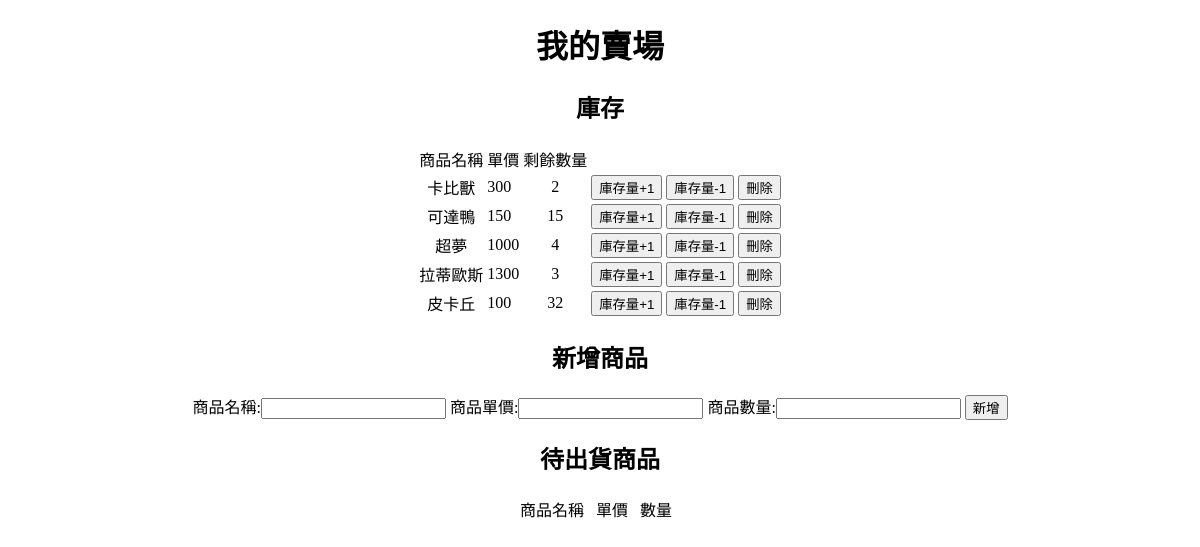
The app's page /store/manager/, older data.
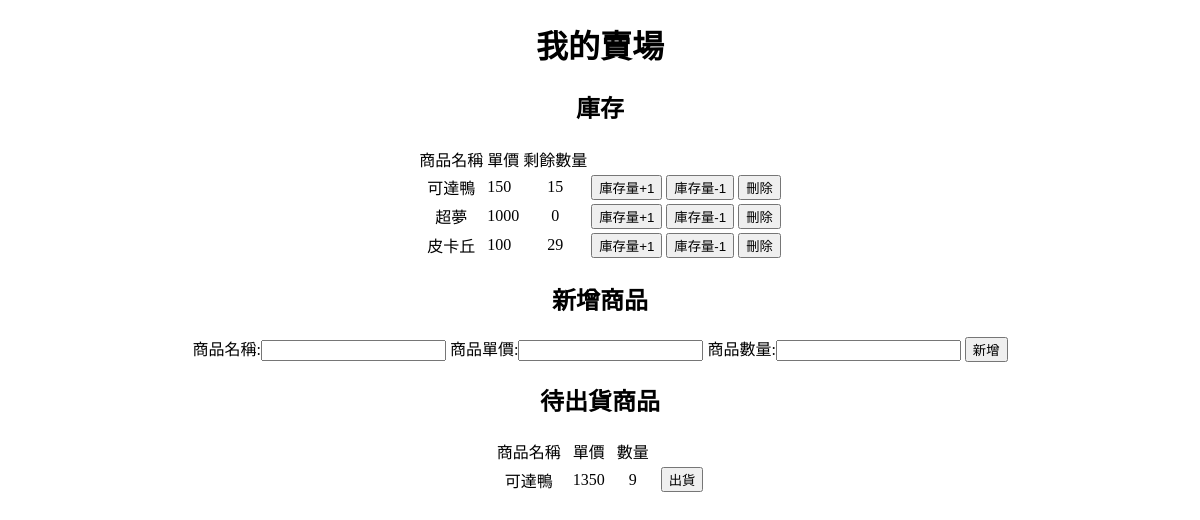
The same page, newer data.
### goods/models.py (models this page shows, shortened)
class Good(models.Model):
    GoodsName = models.CharField(max_length = 30) # 商品的名稱
    GoodsPrice = models.DecimalField(max_digits = 4, decimal_places=0) # 商品價錢
    GoodsQuantity = models.DecimalField(max_digits = 4, decimal_places=0) # 商品數量

class Sold(models.Model):
    SoldGoodsName = models.CharField(max_length = 30) # 購物車裡的商品名稱
    SoldGoodsPrice = models.DecimalField(max_digits = 4, decimal_places=0) # 購物車裡的商品價錢
    SoldGoodsQuantity = models.DecimalField(max_digits = 4, decimal_places=0) # 購物車裡的商品數量

### goods/views.py (the view)
# urls.py: path('manager/', views.manager, name="manager"),
def manager(request):
    good_list = Good.objects.all()
    sold_list = Sold.objects.all()
    return render(request, 'goods/manager.html', {'good_list':good_list, 'sold_list':sold_list})

### goods/templates/goods/manager.html (shortened to what this page needs)
{% extends "base.html" %}
{% block content %}
<h1 align="center">
    我的賣場
</h1>
<h2 align="center">
    庫存
</h2>
<table align="center">
<tr>
<td align="center">商品名稱</td>
<td>單價</td>
<td>剩餘數量</td>
</tr>
    {% for vlist in good_list %}
        <tr>
            <td align="center">{{vlist.GoodsName}}</td>
            <td>{{vlist.GoodsPrice}}</td>
            <td align="center">{{vlist.GoodsQuantity}}</td>
            <td>
                <button type="button" onclick="location.href='{% url 'plusQuantity' vlist.GoodsName %}';">庫存量+1</button>
            </td>
            <td>
                <button type="button" onclick="location.href='{% url 'minusQuantity' vlist.GoodsName %}';">庫存量-1</button>
            </td>
            <td>
                <button type="button" onclick="location.href='{% url 'deleteGoods' vlist.GoodsName %}';">刪除</button>
            </td>
        </tr>
    {% endfor %}
</table>
<h2 align="center">
    新增商品
</h2>
<tr>
<form align="center" action="/store/add_function/" method="post">
    <td>
        商品名稱:<input name="Goodsname" type="text">
    </td>
    <td>
        商品單價:<input name="Goodsprice" type="text">
    </td>
    <td>
        商品數量:<input name="Goodsquantity" type="text">
    </td>
    <td>
        <input type="submit" value="新增">
    </td>
</form>
</tr>
<h2 align="center">
    待出貨商品
</h2>
<table align="center">
<tr>
<td>商品名稱</td>
<td>&nbsp</td>
<td>單價</td>
<td>&nbsp</td>
<td>數量</td>
<td>&nbsp</td>
</tr>
    {% for slist in sold_list %}
        <tr>
            <td align="center">{{slist.SoldGoodsName}}</td>
            <td>&nbsp</td>
            <td>{{slist.SoldGoodsPrice}}</td>
            <td>&nbsp</td>
            <td align="center">{{slist.SoldGoodsQuantity}}</td>
            <td>&nbsp</td>
            <td>
                <button type="button" onclick="location.href='{% url 'shipping' slist.SoldGoodsName %}';">出貨</button>
            </td>
        </tr>
    {% endfor %}
</table>
{% endblock %}

### templates/base.html (shortened to what this page needs)
<!DOCTYPE html>
<html lang="en" dir="ltr">
  <head>
  </head>
  <body>
  	{% block content %}
    {% endblock %}
  </body>
</html>

Row changes from the older to the newer data that the page shows:
removed Good: GoodsName "卡比獸", GoodsPrice "300", GoodsQuantity "2"
removed Good: GoodsName "拉蒂歐斯", GoodsPrice "1300", GoodsQuantity "3"
changed Good "超夢": GoodsQuantity "4" → "0"
changed Good "皮卡丘": GoodsQuantity "32" → "29"
added Sold: SoldGoodsName "可達鴨", SoldGoodsPrice "1350", SoldGoodsQuantity "9"
